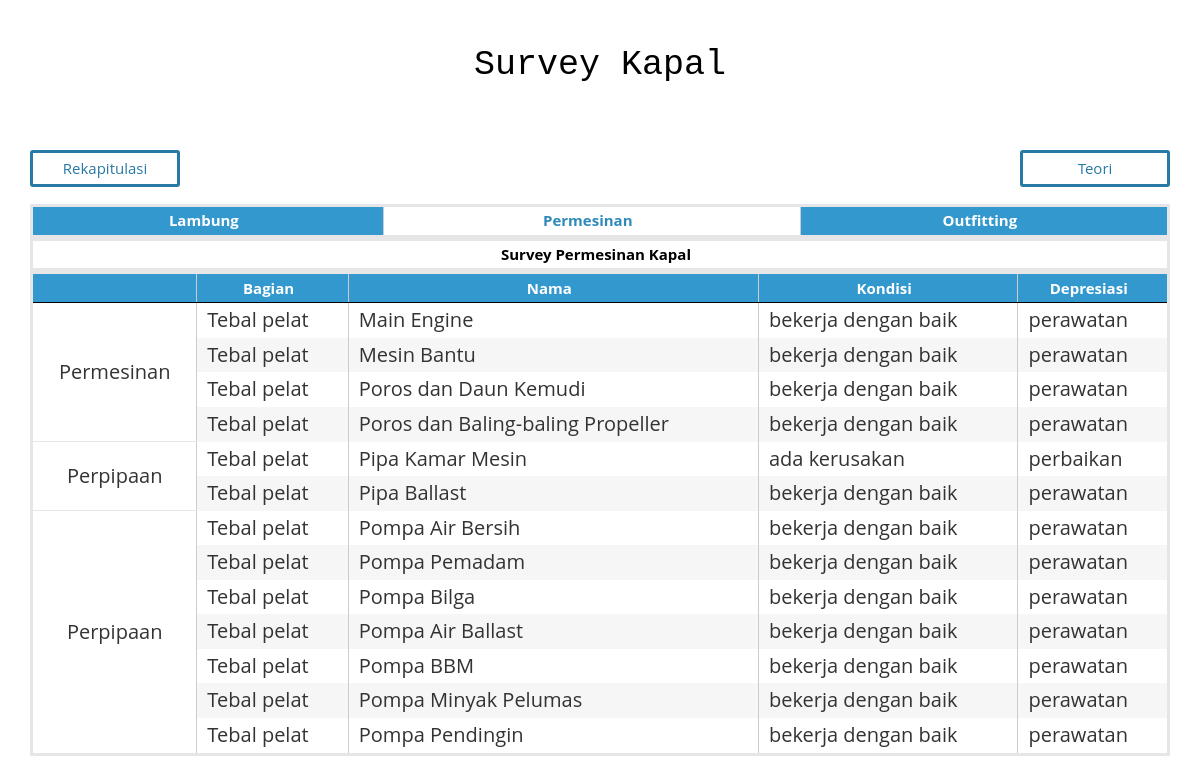
/home/survey_permesinan_kapal, run on the app's committed database.
### tables this page shows
CREATE TABLE `survey_permesinan_kapal` (
  `id` int(11) NOT NULL,
  `Bagian_Permesinan` varchar(20) NOT NULL,
  `Nama_Permesinan` varchar(50) NOT NULL,
  `Kondisi_Permesinan` varchar(100) NOT NULL,
  `Depresiasi_Permesinan` varchar(20) NOT NULL,
  PRIMARY KEY (`id`)
);

### application/controllers/home.php (called while the page is built, shortened)
<?php
class Home extends CI_Controller {
	public function survey_permesinan_kapal()
	{
		$this->load->view('surveykapal/survey_permesinan_kapal');
	}
}

### index.php (called while the page is built, shortened)
<?php
require_once BASEPATH.'core/CodeIgniter.php';

### application/views/surveykapal/survey_permesinan_kapal.php (the view, shortened to what this page needs)
<!DOCTYPE html>
<html lang="en">
<head>
    <link href="<?php echo base_url(); ?>assets/blocks/css/bootstrap.css" rel="stylesheet">
    <link href="<?php echo base_url(); ?>assets/blocks/css/main.css" rel="stylesheet">
    <link href="<?php echo base_url(); ?>assets/blocks/css/table.css" rel="stylesheet">
</head>
<body style="font-size:20px;">
  	<div class="container">
	<div class="row">
		<div class="col-sm-12 col-lg-12">
			<div class="judul-konten">
				<p>Survey Kapal</p>
			</div>
			<a href="<?php echo base_url(); ?>home/rekapitulasi_hasil_survey" class="rekap col-md-6">Rekapitulasi</a>
			<a class="rekap col-md-6" style="float:right;" href="<?php echo base_url(); ?>home/teori_kondisi_kapal">Teori</a>
			<table class="display">
	          	<thead>
	            <tr>
	              <th><a href="<?php echo base_url(); ?>home/survey_lambung_kapal">Lambung</a></th>
	              <th style="background-color: #FFFFFF;"><a style="color: #2F8ABB;" href="<?php echo base_url(); ?>home/survey_permesinan_kapal">Permesinan</a></th>
	              <th><a href="<?php echo base_url(); ?>home/survey_outfitting_kapal">Outfitting</a></th>
	            </tr>
	        	</thead>
	        </table>
			<table class="display" style="margin-bottom:0px;">
	          <thead>
	            <tr>
	              <th style="background-color:white;color:black;">Survey Permesinan Kapal</th>
	            </tr>
	          </thead>
	        </table>
	        <table class="display">
	          <thead>
	            <tr>
	            	<th></th>
	              <th>Bagian</th>
	              <th>Nama</th>
	              <th>Kondisi</th>
	              <th>Depresiasi</th>
	           	</tr>
	          </thead>
	          <tbody>
	          <?php
	          	$no=0;
	          	$query = $row = $this->db->get_where('survey_permesinan_kapal', array('Bagian_Permesinan' => "Permesinan"));
				foreach ($query->result() as $row){
				if(++$no%2==1)
					echo "<tr class='odd'>";
				else
					echo "<tr class='even'>";
				if($no==1)
				echo "<td style='border-bottom: 1px solid #E6E6E6;' class='center' rowspan='4'>Permesinan</td>";
				echo "<td>Tebal pelat</td>";
				echo "<td>".$row->Nama_Permesinan."</td>";
				echo "<td>".$row->Kondisi_Permesinan."</td>";
				echo "<td>".$row->Depresiasi_Permesinan."</td></tr>";
				}
				$no=0;
				$query = $row = $this->db->get_where('survey_permesinan_kapal', array('Bagian_Permesinan' => "Perpipaan"));
				foreach ($query->result() as $row){
				if(++$no%2==1)
					echo "<tr class='odd'>";
				else
					echo "<tr class='even'>";
				if($no==1)
					echo "<td style='border-bottom: 1px solid #E6E6E6;' class='center' rowspan='2'>Perpipaan</td>";
				echo "<td>Tebal pelat</td>";
				echo "<td>".$row->Nama_Permesinan."</td>";
				echo "<td>".$row->Kondisi_Permesinan."</td>";
				echo "<td>".$row->Depresiasi_Permesinan."</td></tr>";
				}
				$no=0;
				$query = $row = $this->db->get_where('survey_permesinan_kapal', array('Bagian_Permesinan' => "Pompa"));
				foreach ($query->result() as $row){
				if(++$no%2==1)
					echo "<tr class='odd'>";
				else
					echo "<tr class='even'>";
				if($no==1)
					echo "<td style='border-bottom: 1px solid #E6E6E6;' class='center' rowspan='7'>Perpipaan</td>";
				echo "<td>Tebal pelat</td>";
				echo "<td>".$row->Nama_Permesinan."</td>";
				echo "<td>".$row->Kondisi_Permesinan."</td>";
				echo "<td>".$row->Depresiasi_Permesinan."</td></tr>";
				}
	          ?>
</body>
</html>

### assets/blocks/css/main.css (style rules this page uses)
body { background:white; font-family: 'Open Sans', sans-serif; }
a { color: #3398CE; text-decoration: none; }

### assets/blocks/css/table.css (style rules this page uses)
.rekap { text-align:center; display:block; width:150px; font-size: 15px; text-decoration:none; color:#2879A4; padding:5px; background-color:white; border-radius:3px; margin-bottom:17px; border-color: black; border:3px; border-style: solid; font-style: bold; }
body { background-color:white; }
table { border: 3px; border-style: solid; border-color: #E6E6E6; border-radius: 40px; }
table tr th a { color: white; height: 100%; width: 100%; }
table thead tr { background:#3398CE; height: 30px; }
table thead th { border-right: 1px solid #ccc; color: white; font-size: 15px; text-align: center; }
table thead th:last-of-type { border-right: none; }
table tbody { border-top: 1px solid #bbb; border-bottom: 1px solid #bbb; }
table tr.odd { background-color: #fff; }
table tr.even { background-color: #f6f6f6; }
table td { padding: 8px 10px; border-right: 1px solid #ccc; }
.display { width: 100%; }
table.display { margin: 0 auto; clear: both; width: 100%; }
table.display thead th { padding: 3px 18px 3px 10px; border-bottom: 1px solid black; font-weight: bold; cursor: pointer; * cursor: hand; }
table.display td { padding: 3px 10px; }
table.display td.center { text-align: center; }
tr.odd { background-color: #E2E4FF; }
tr.even { background-color: white; }

### data on the page
survey_permesinan_kapal: shows "Permesinan", Nama_Permesinan "Main Engine", Kondisi_Permesinan "bekerja dengan baik", Depresiasi_Permesinan "perawatan"
survey_permesinan_kapal: Nama_Permesinan "Mesin Bantu", Kondisi_Permesinan "bekerja dengan baik", Depresiasi_Permesinan "perawatan"
survey_permesinan_kapal: Nama_Permesinan "Poros dan Daun Kemudi", Kondisi_Permesinan "bekerja dengan baik", Depresiasi_Permesinan "perawatan"
survey_permesinan_kapal: Nama_Permesinan "Poros dan Baling-baling Propeller", Kondisi_Permesinan "bekerja dengan baik", Depresiasi_Permesinan "perawatan"
survey_permesinan_kapal: shows "Perpipaan", Nama_Permesinan "Pipa Kamar Mesin", Kondisi_Permesinan "ada kerusakan", Depresiasi_Permesinan "perbaikan"
survey_permesinan_kapal: Nama_Permesinan "Pipa Ballast", Kondisi_Permesinan "bekerja dengan baik", Depresiasi_Permesinan "perawatan"
survey_permesinan_kapal: shows "Perpipaan", Nama_Permesinan "Pompa Air Bersih", Kondisi_Permesinan "bekerja dengan baik", Depresiasi_Permesinan "perawatan"
survey_permesinan_kapal: Nama_Permesinan "Pompa Pemadam", Kondisi_Permesinan "bekerja dengan baik", Depresiasi_Permesinan "perawatan"
survey_permesinan_kapal: Nama_Permesinan "Pompa Bilga", Kondisi_Permesinan "bekerja dengan baik", Depresiasi_Permesinan "perawatan"
survey_permesinan_kapal: Nama_Permesinan "Pompa Air Ballast", Kondisi_Permesinan "bekerja dengan baik", Depresiasi_Permesinan "perawatan"
survey_permesinan_kapal: Nama_Permesinan "Pompa BBM", Kondisi_Permesinan "bekerja dengan baik", Depresiasi_Permesinan "perawatan"
survey_permesinan_kapal: Nama_Permesinan "Pompa Minyak Pelumas", Kondisi_Permesinan "bekerja dengan baik", Depresiasi_Permesinan "perawatan"
survey_permesinan_kapal: Nama_Permesinan "Pompa Pendingin", Kondisi_Permesinan "bekerja dengan baik", Depresiasi_Permesinan "perawatan"
